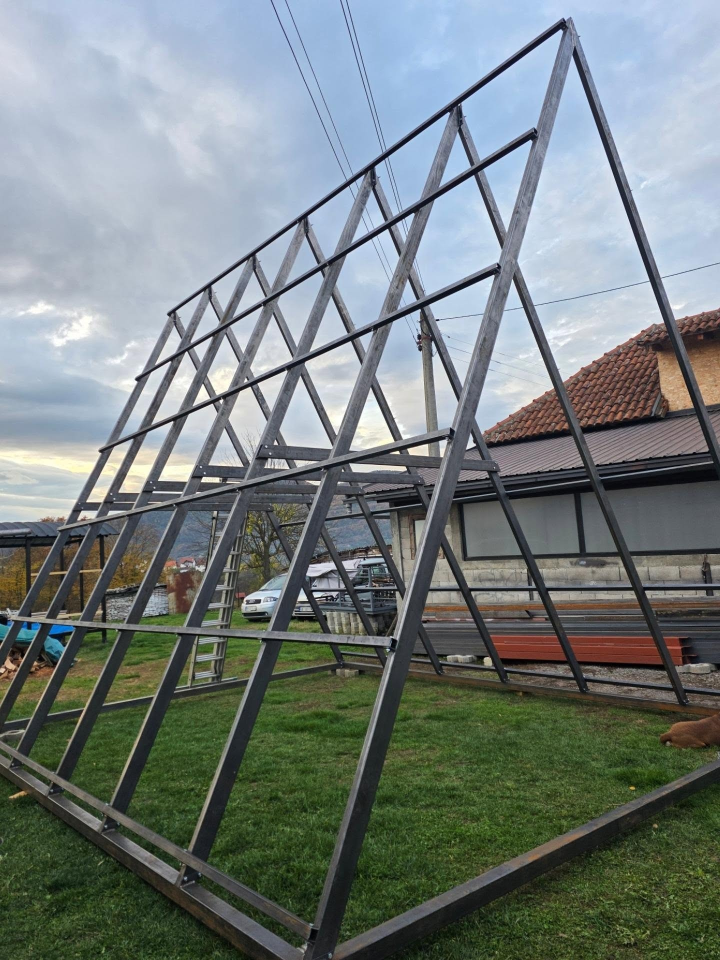
#> input picture scripts/originals/aframe-6x5x5-galerija-1.jpg, 1440 x 1920 px (shown at 1/2 size); its folder holds only this picture in this run
$ python optimize_images.py
#> lines starting #> are read from the running program, lines starting #| are printed output that depends on the picture
#!/usr/bin/env python3
"""
Obrada fotografija za sajt (Python + Pillow).

Ulaz:  scripts/originals/*.jpg|jpeg|png  (originalne fotografije od klijenta, bez teksta preko slike)
Izlaz: public/images/<naziv>-<širina>.webp  u više veličina
       src/config/image-manifest.json      (komponenta <Photo> po njemu zna koje slike postoje)

Nazivi fajlova treba da prate dogovor iz specifikacije, npr:
  aframe-6x5x5-galerija-1.jpg, kontejnerska-6x6-1.jpg, objekat-12x9-terasa-1.jpg

Pokretanje:
  pip install Pillow
  python3 scripts/optimize_images.py            # obradi samo nove/izmenjene
  python3 scripts/optimize_images.py --force    # obradi sve ponovo
"""
from __future__ import annotations

import argparse
import json
import sys
from pathlib import Path

try:
    from PIL import Image, ImageOps
except ImportError:
    sys.exit("Potreban je Pillow: pip install Pillow")

ROOT = Path(__file__).resolve().parent.parent
SRC = ROOT / "scripts" / "originals"
OUT = ROOT / "public" / "images"
MANIFEST = ROOT / "src" / "config" / "image-manifest.json"
WIDTHS = [480, 800, 1200, 1800]
QUALITY = 80
EXTS = {".jpg", ".jpeg", ".png"}


def process(path: Path, force: bool) -> dict | None:
#> called with force = False
    name = path.stem.lower().replace(" ", "-")
    with Image.open(path) as im:
#> im is the input picture: PIL image 1440x1920 RGB; mean R, G, B 117.3, 126.6, 125.4
        im = ImageOps.exif_transpose(im)  # ispravna orijentacija sa telefona
        if im.mode not in ("RGB", "RGBA"):
            im = im.convert("RGB")
        w, h = im.size
#> w = 1440; h = 1920
        widths = [x for x in WIDTHS if x < w] + [min(w, WIDTHS[-1])]
#> widths = [480, 800, 1200, 1440]
        widths = sorted(set(widths))
        for tw in widths:
            dst = OUT / f"{name}-{tw}.webp"
            if dst.exists() and not force and dst.stat().st_mtime >= path.stat().st_mtime:
                continue
            th = round(h * tw / w)
            resized = im.resize((tw, th), Image.LANCZOS) if tw != w else im
            resized.save(dst, "WEBP", quality=QUALITY, method=6)
            print(f"  {dst.relative_to(ROOT)}  ({dst.stat().st_size // 1024} KB)")
#> this loop made 4 passes
#> pass 1, in process, `resized = im.resize((tw, th), Image.LANCZOS) if tw != w else im`:
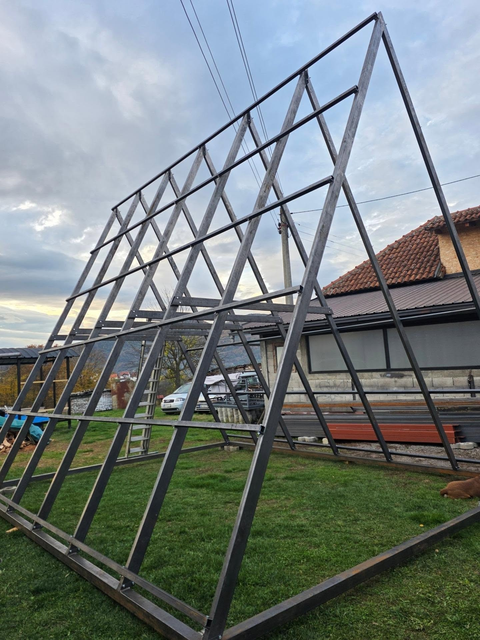
#> resized: PIL image 480x640 RGB; mean R, G, B 117.3, 126.6, 125.4
        return {"name": name, "widths": widths, "w": widths[-1], "h": round(h * widths[-1] / w)}


def main() -> None:
    ap = argparse.ArgumentParser(description=__doc__, formatter_class=argparse.RawDescriptionHelpFormatter)
    ap.add_argument("--force", action="store_true", help="ponovo obradi sve slike")
    args = ap.parse_args()

    SRC.mkdir(parents=True, exist_ok=True)
    OUT.mkdir(parents=True, exist_ok=True)
    files = sorted(p for p in SRC.iterdir() if p.suffix.lower() in EXTS)
    if not files:
        print(f"Nema slika u {SRC.relative_to(ROOT)}/. Ubacite originalne fotografije i pokrenite ponovo.")

    manifest: dict[str, dict] = {}
    for p in files:
        print(p.name)
        info = process(p, args.force)
        if info:
            manifest[info.pop("name")] = info

    MANIFEST.write_text(json.dumps(manifest, indent=2, ensure_ascii=False) + "\n", encoding="utf-8")
    print(f"\nManifest: {MANIFEST.relative_to(ROOT)} ({len(manifest)} slika)")
#| Manifest: src/config/image-manifest.json (1 slika)

    # OG slika (1200×630) iz prve A-frame fotografije
    aframe = next((p for p in files if p.stem.lower().startswith("aframe")), None)
    if aframe:
        with Image.open(aframe) as im:
            im = ImageOps.exif_transpose(im).convert("RGB")
            og = ImageOps.fit(im, (1200, 630), Image.LANCZOS)
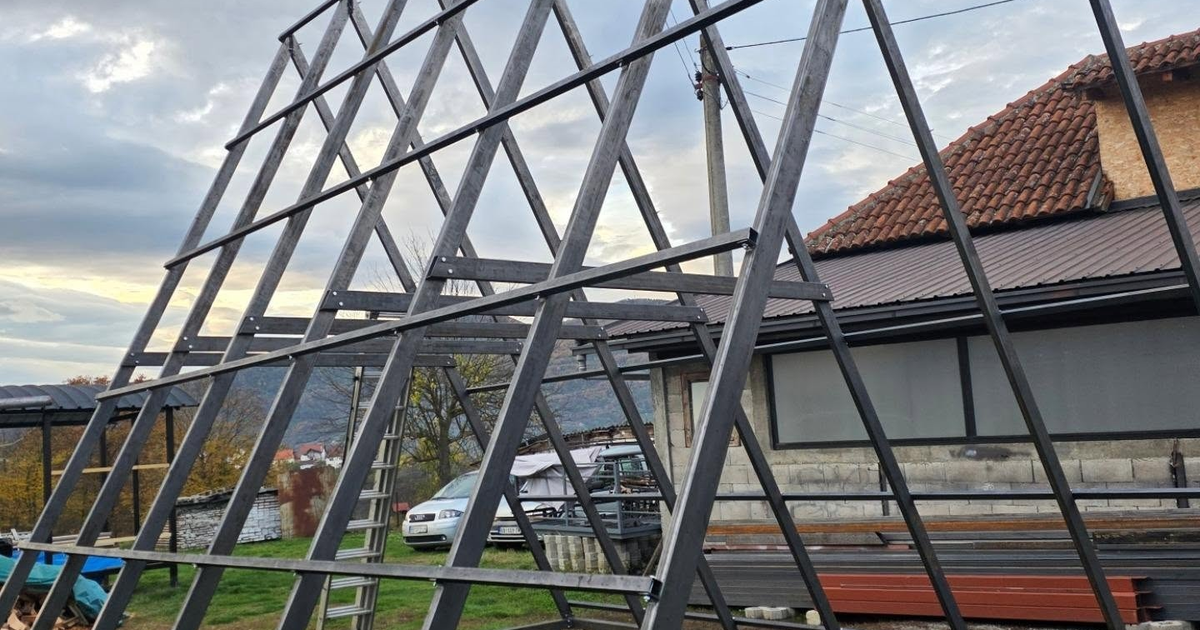
#> og: PIL image 1200x630 RGB; mean R, G, B 121.3, 122.3, 123.3
            og.save(OUT / "og-aframe.jpg", "JPEG", quality=85, optimize=True)
            print("OG slika: public/images/og-aframe.jpg (dodajte naslov u grafičkom programu po želji)")


if __name__ == "__main__":
    main()

$ run again, on scripts/originals/konstrukcija-1.jpg
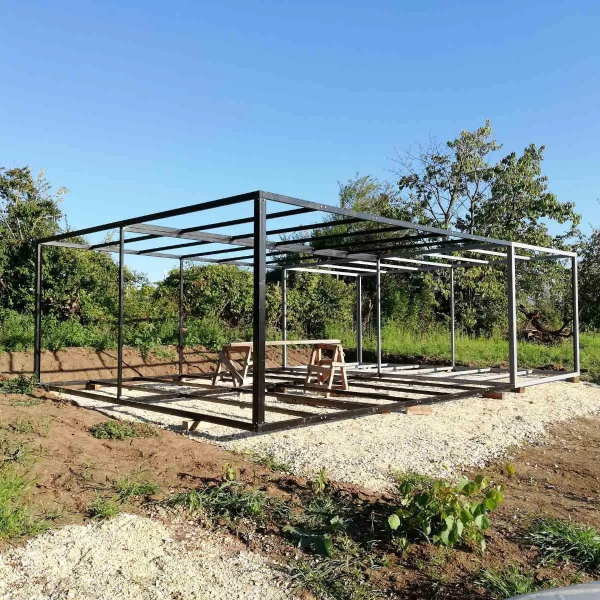
#> input picture scripts/originals/konstrukcija-1.jpg, 1200 x 1200 px (shown at 1/2 size)
#> in process, im is the input picture: PIL image 1200x1200 RGB; mean R, G, B 127.6, 142.4, 143.6
#> the loop in process, `for tw in widths:` made 3 passes
#> pass 1, in process, `resized = im.resize((tw, th), Image.LANCZOS) if tw != w else im`:
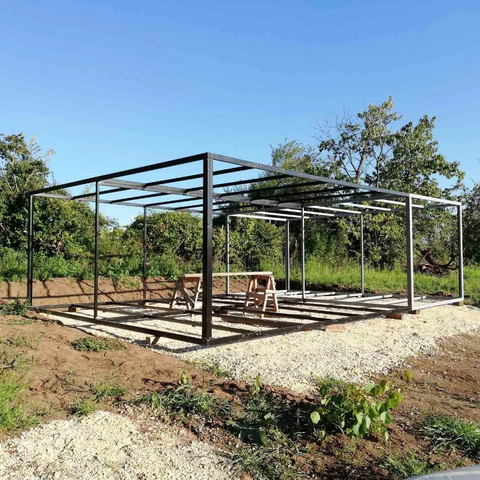
#> resized: PIL image 480x480 RGB; mean R, G, B 127.6, 142.4, 143.7
#> pass 2, in process, `resized = im.resize((tw, th), Image.LANCZOS) if tw != w else im`:
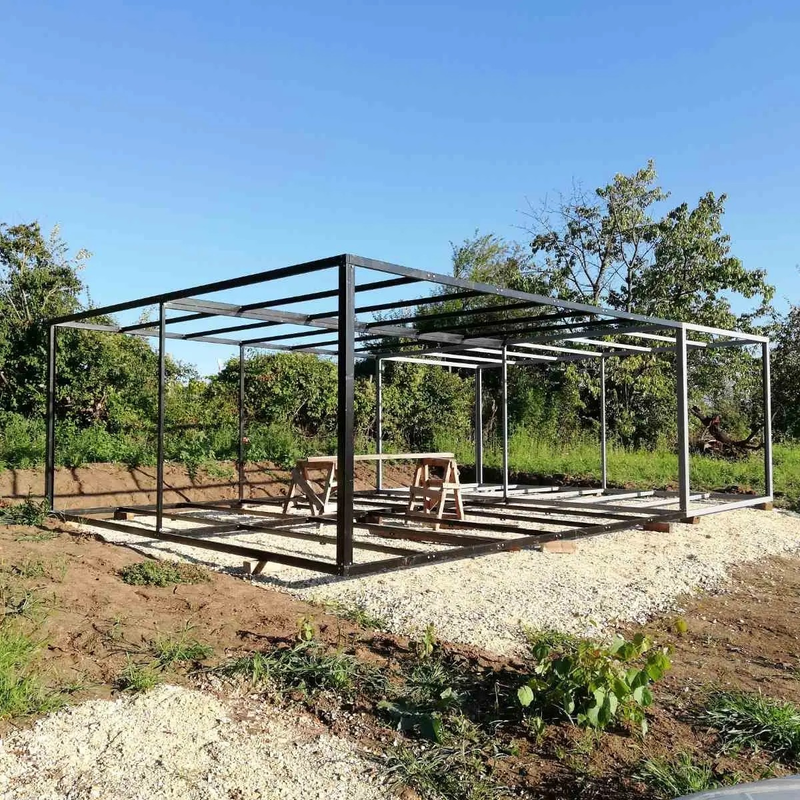
#> resized: PIL image 800x800 RGB; mean R, G, B 127.6, 142.4, 143.7
#| Manifest: src/config/image-manifest.json (1 slika)

$ run again, on scripts/originals/konstrukcija-hala-1.jpg
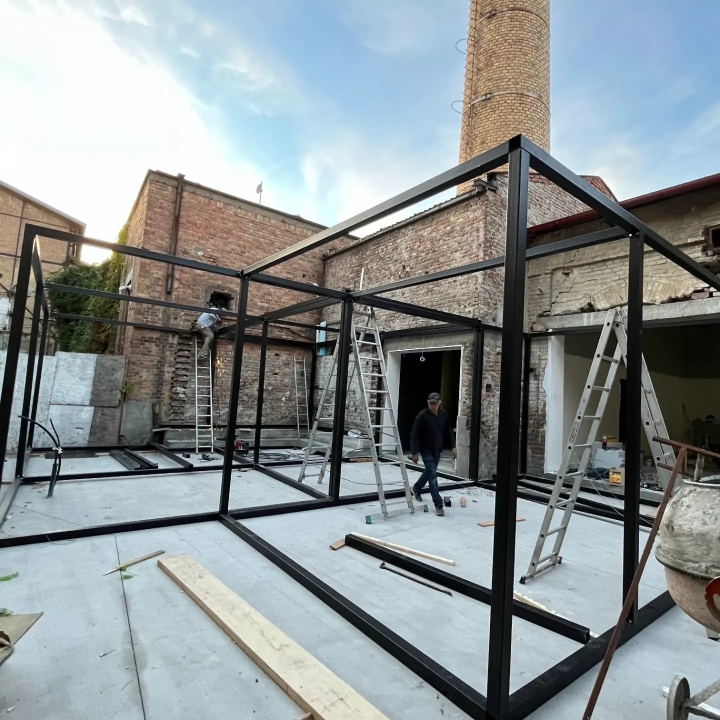
#> input picture scripts/originals/konstrukcija-hala-1.jpg, 1440 x 1440 px (shown at 1/2 size)
#> in process, im is the input picture: PIL image 1440x1440 RGB; mean R, G, B 139.8, 147.3, 149
#> the loop in process, `for tw in widths:` made 4 passes
#> pass 1, in process, `resized = im.resize((tw, th), Image.LANCZOS) if tw != w else im`:
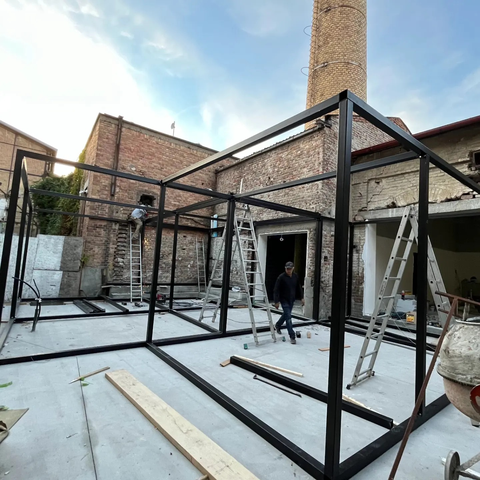
#> resized: PIL image 480x480 RGB; mean R, G, B 139.8, 147.3, 149
#> pass 2, in process, `resized = im.resize((tw, th), Image.LANCZOS) if tw != w else im`:
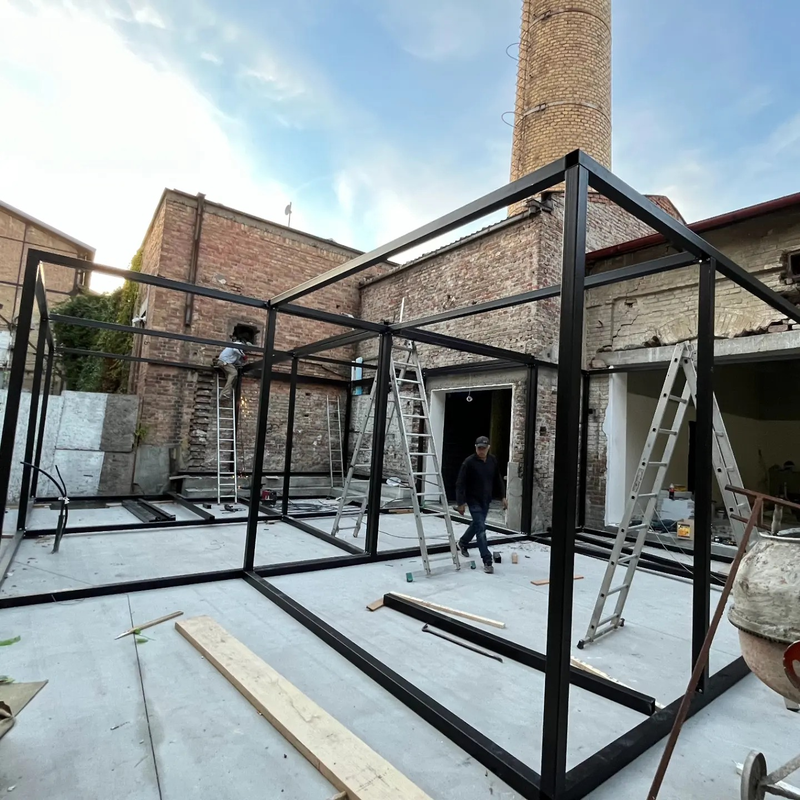
#> resized: PIL image 800x800 RGB; mean R, G, B 139.8, 147.3, 149
#| Manifest: src/config/image-manifest.json (1 slika)

$ run again, on scripts/originals/konstrukcija-krov-1.jpg
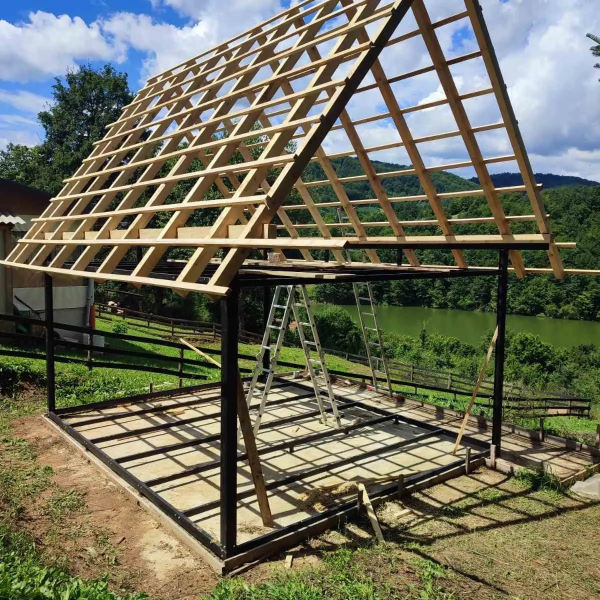
#> input picture scripts/originals/konstrukcija-krov-1.jpg, 1200 x 1200 px (shown at 1/2 size)
#> in process, im is the input picture: PIL image 1200x1200 RGB; mean R, G, B 111.7, 111.6, 93.1
#> the loop in process, `for tw in widths:` made 3 passes
#> pass 1, in process, `resized = im.resize((tw, th), Image.LANCZOS) if tw != w else im`:
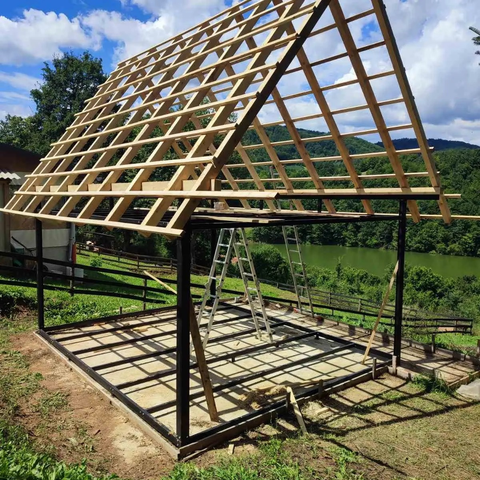
#> resized: PIL image 480x480 RGB; mean R, G, B 111.7, 111.6, 93.2
#> pass 2, in process, `resized = im.resize((tw, th), Image.LANCZOS) if tw != w else im`:
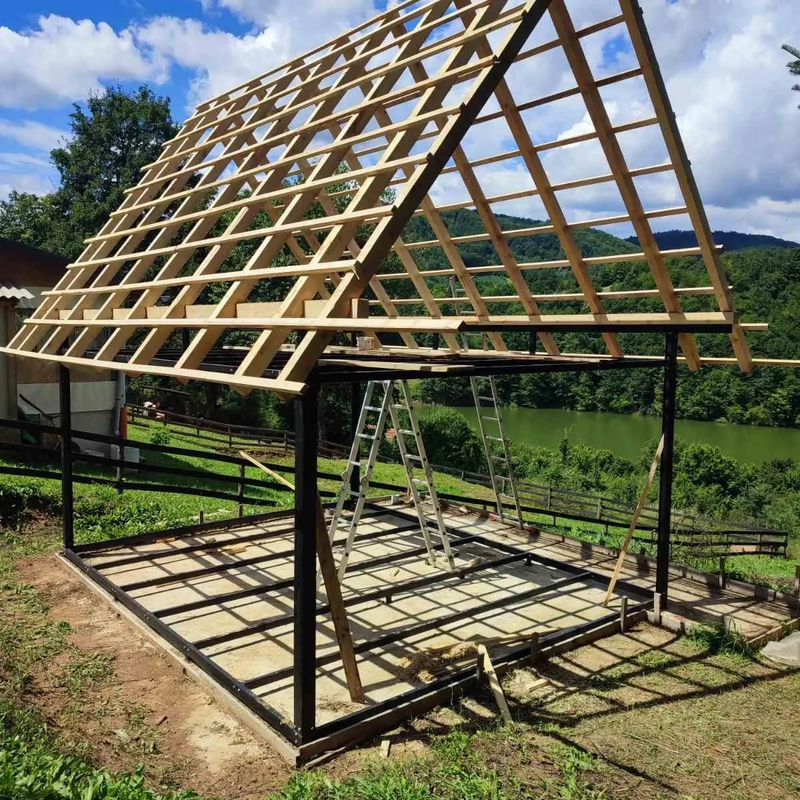
#> resized: PIL image 800x800 RGB; mean R, G, B 111.7, 111.6, 93.2
#| Manifest: src/config/image-manifest.json (1 slika)

$ run again, on scripts/originals/aframe-6x5x5-galerija-2.jpg
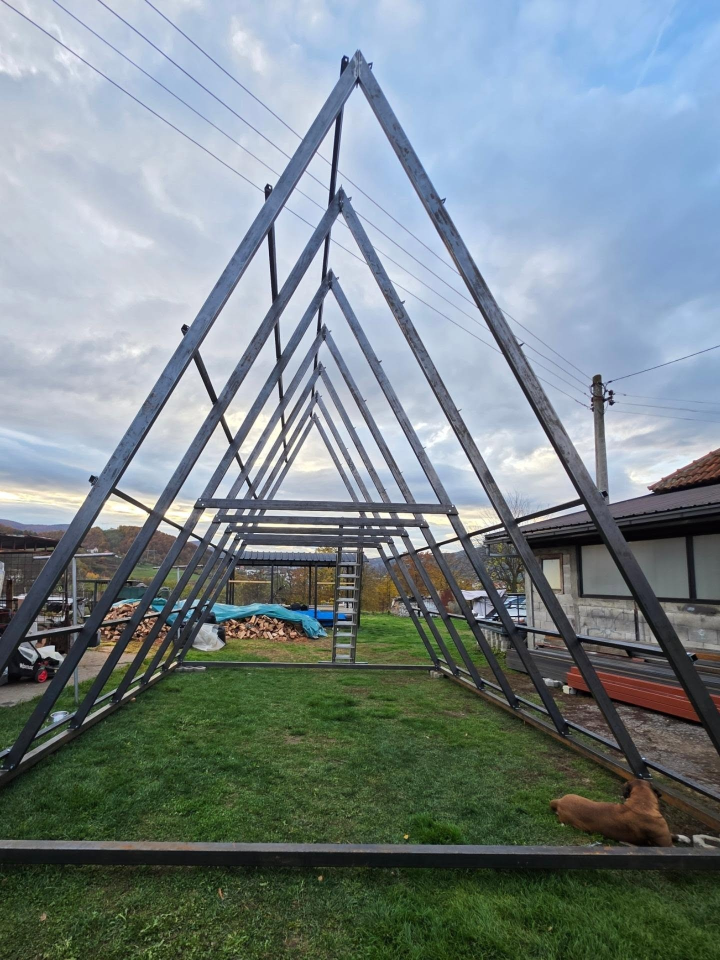
#> input picture scripts/originals/aframe-6x5x5-galerija-2.jpg, 1440 x 1920 px (shown at 1/2 size)
#> in process, im is the input picture: PIL image 1440x1920 RGB; mean R, G, B 121.1, 133.9, 137.4
#> the loop in process, `for tw in widths:` made 4 passes
#> pass 1, in process, `resized = im.resize((tw, th), Image.LANCZOS) if tw != w else im`:
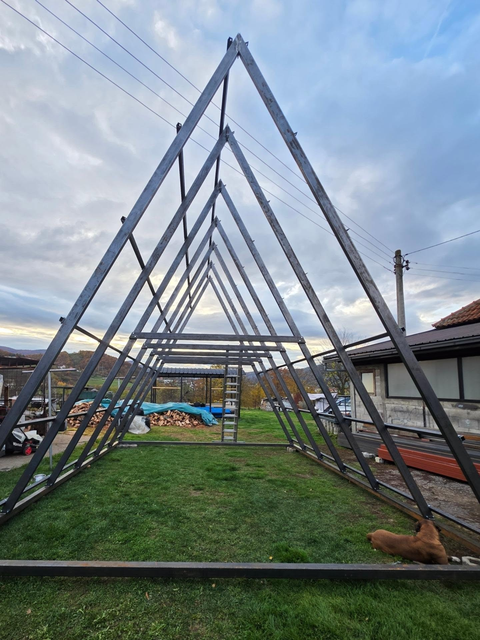
#> resized: PIL image 480x640 RGB; mean R, G, B 121.1, 133.9, 137.4
#| Manifest: src/config/image-manifest.json (1 slika)
#> in main, `og = ImageOps.fit(im, (1200, 630), Image.LANCZOS)`:
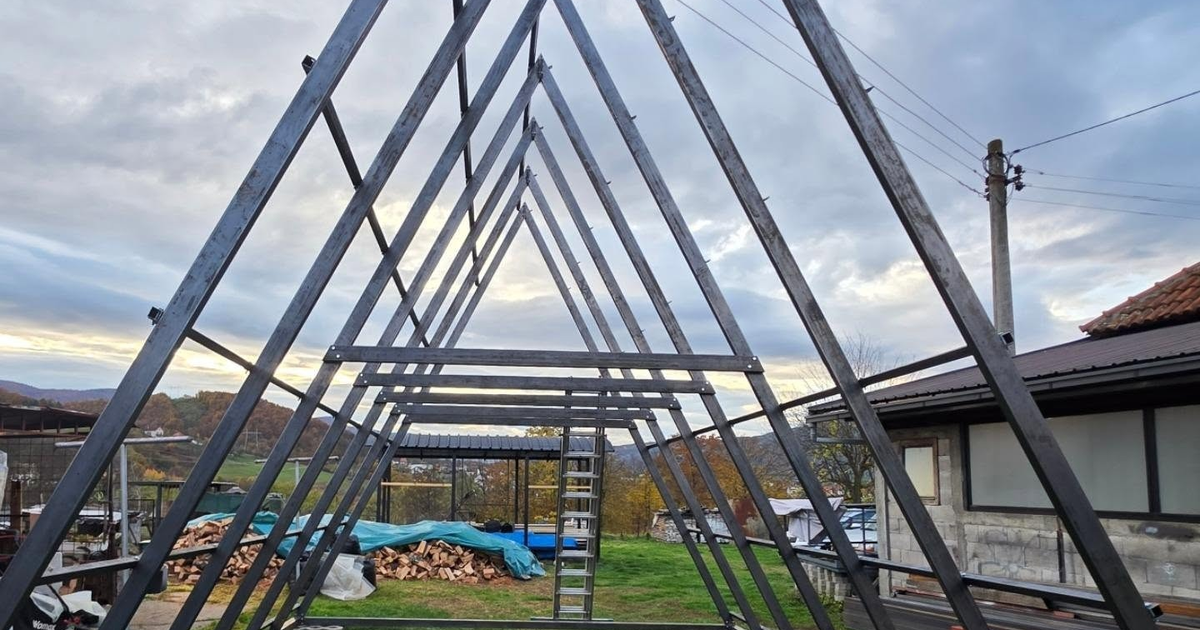
#> og: PIL image 1200x630 RGB; mean R, G, B 134.7, 140.9, 148.3
